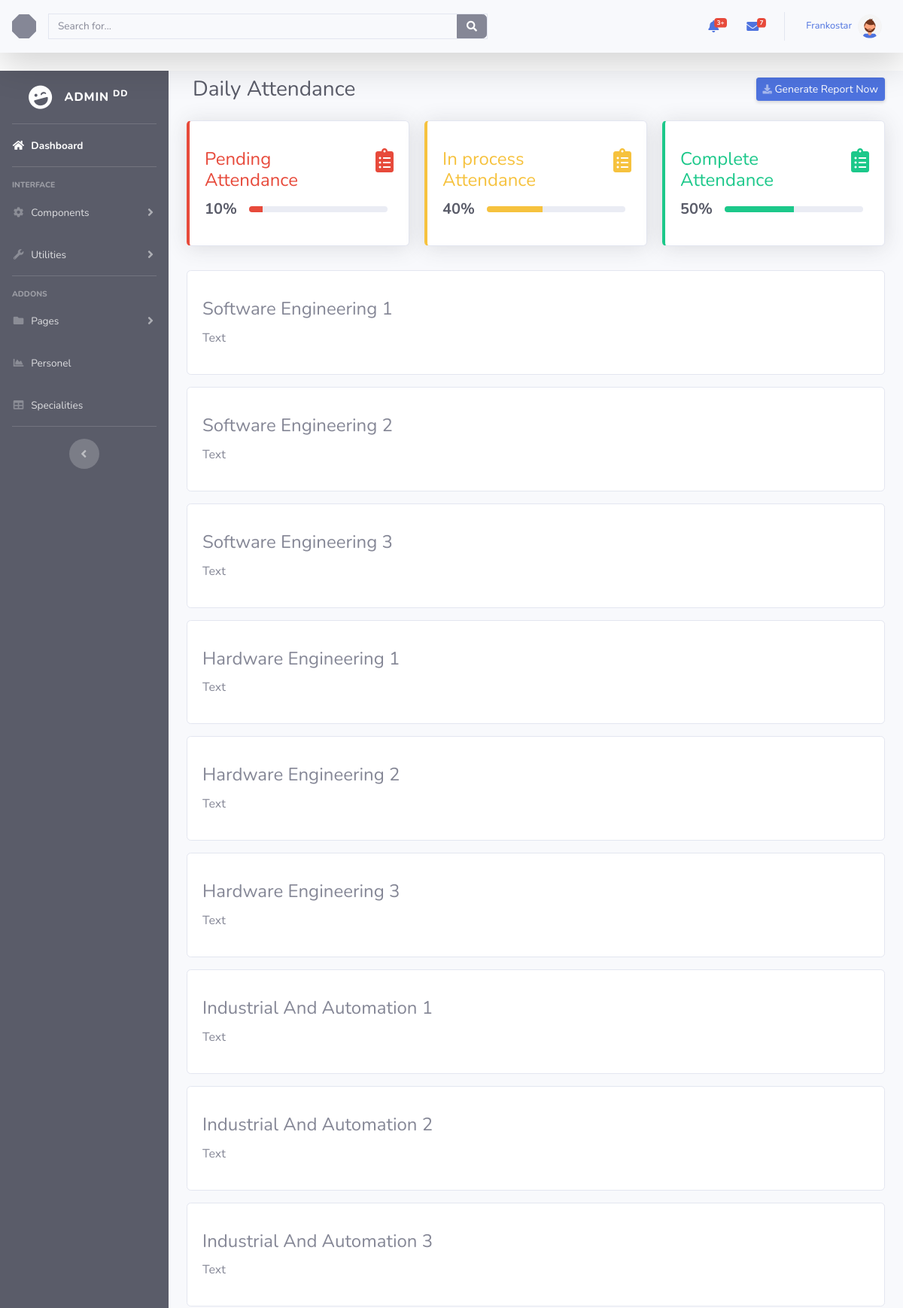
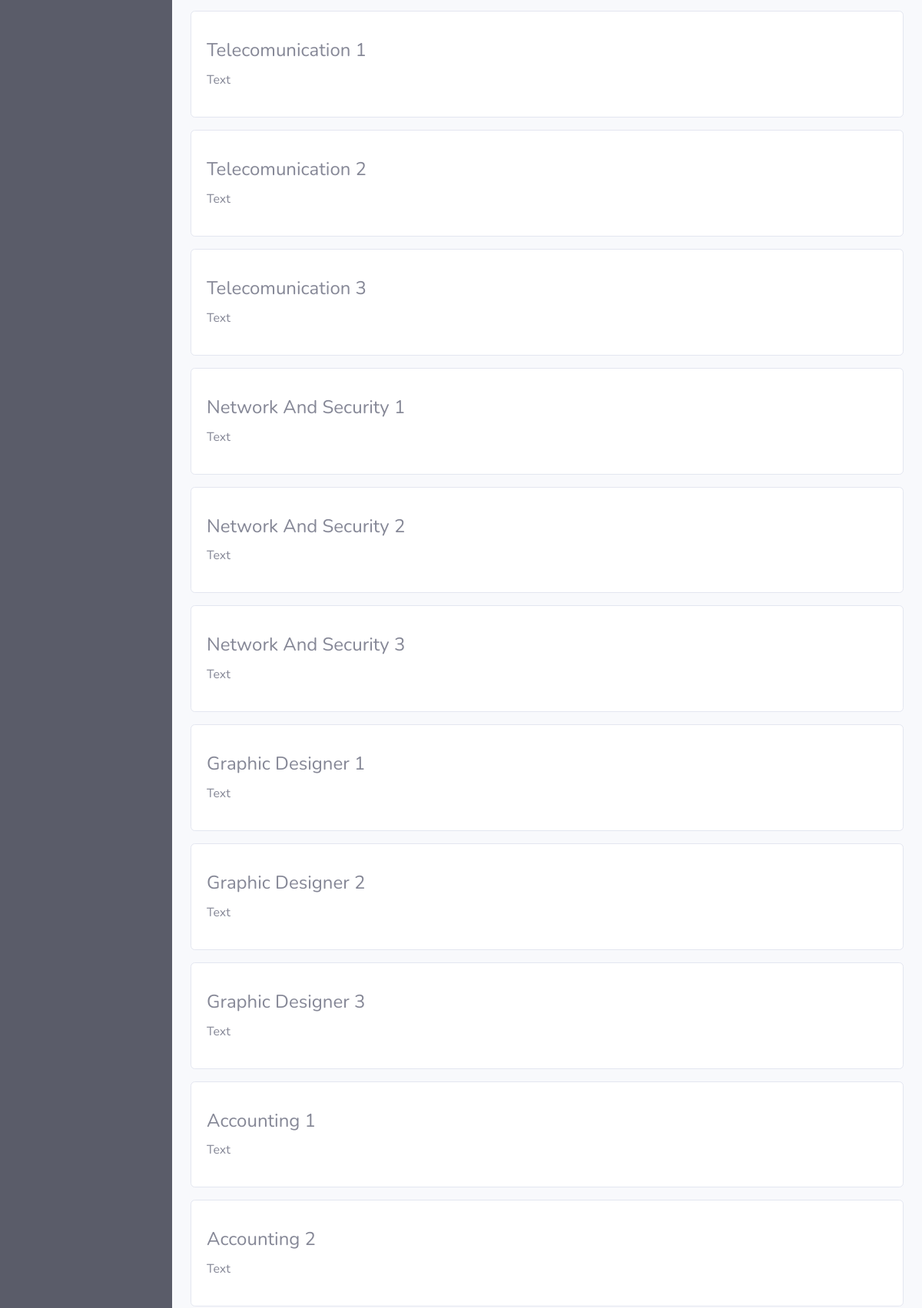
Screenshot of /ADMIN_GUI_2.0/daily_attendance.php (signed in, upper part) with the database file from the repository (2 pictures, top to bottom).
### tables this page shows
CREATE TABLE `specialities` (
  `speciality_id` int(11) NOT NULL,
  `speciality_name` varchar(30) NOT NULL,
  `department_id` int(11) NOT NULL
);

CREATE TABLE `levels` (
  `level_id` int(10) NOT NULL
);

### ADMIN_GUI_2.0/includes/dailyAttendanceCRUD.php (the view, shortened to what this page needs)
<?php
function dailySpecialityList()
{
    global $con;
    $query = "SELECT specialities.speciality_name as 'speciality name',levels.level_id as 'level' FROM specialities,levels,specialities_levels where specialities_levels.speciality_id = specialities.speciality_id AND specialities_levels.level_id = levels.level_id";
    $result = mysqli_query($con, $query);
    if ($result) {
        while ($row = mysqli_fetch_assoc($result)) {
            $specialityName = ucwords($row['speciality name']);
            $level = $row['level'];
            echo "<div class='card py-3 my-3'>
                    <div class='card-body'>
                        <h4 class='card-title'>" . $specialityName . " " . $level . "</h4>
                         <p class='card-text'>Text</p>
                    </div>
                 </div>"
            ;
        }
    } else {
        echo "<p>Please check your query</p>";
    }
}
?>

### rows the page displays
specialities: speciality_name "Software Engineering", levels.level_id "1", levels.level_id "2", levels.level_id "3"
specialities: speciality_name "Hardware Engineering", levels.level_id "1", levels.level_id "2", levels.level_id "3"
specialities: speciality_name "Industrial And Automation", levels.level_id "1", levels.level_id "2", levels.level_id "3"
specialities: speciality_name "Telecomunication", levels.level_id "1", levels.level_id "2", levels.level_id "3"
specialities: speciality_name "Network And Security", levels.level_id "1", levels.level_id "2", levels.level_id "3"
specialities: speciality_name "Graphic Designer", levels.level_id "1", levels.level_id "2", levels.level_id "3"
specialities: speciality_name "Accounting", levels.level_id "1", levels.level_id "2"

### other values shown
$_SESSION['auname'] "Frankostar"
